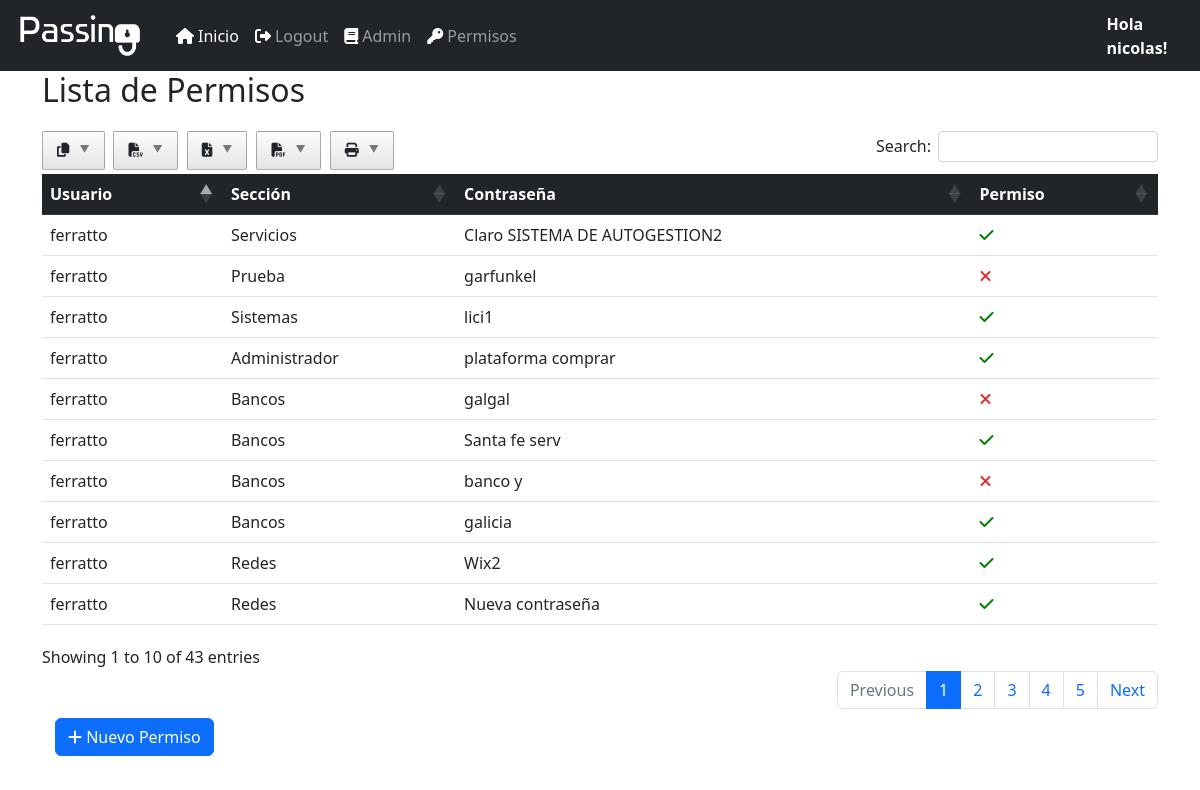
Before: /perm/permissionlist (signed in) with the older database file.
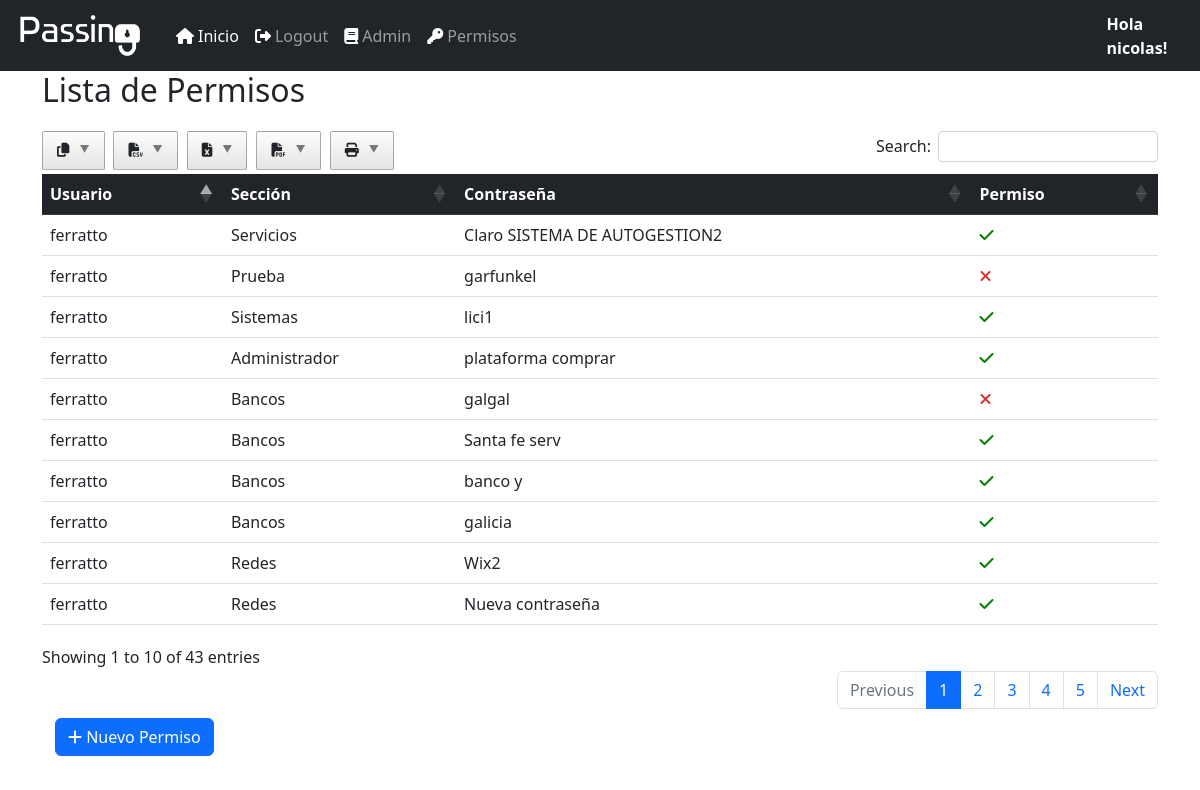
After: the same page with the newer database file.
### login/models.py (models this page shows)
class CustomUser(AbstractUser):
    avatar = models.ImageField(blank=True, null=True, upload_to='static/')
    position = models.CharField(max_length=80,null=True)

### permission/models.py (models this page shows, shortened)
class ContraPermission(models.Model):
    user_id = models.ForeignKey(CustomUser, on_delete=models.CASCADE)
    contra_id = models.ForeignKey(Contrasena, on_delete=models.CASCADE)
    permission = models.CharField(max_length=20, null=True)
    perm_active = models.BooleanField(default = True)
    created = models.DateTimeField(auto_now=True)
    updated = models.DateTimeField(auto_now_add=True)

### passbase/models.py (models this page shows, shortened)
class Contrasena(models.Model):
    nombre_contra = models.CharField(max_length=50, unique=True)
    seccion = models.ForeignKey(SeccionContra, on_delete=models.CASCADE)
    link = models.CharField(max_length=265)
    usuario = models.CharField(max_length=60)
    contraseña = models.CharField(max_length=60)
    actualizacion= models.IntegerField(default=30) #la contraseña pedirá cambio cada x dias de este campo
    info = models.CharField(max_length=260)
    active = models.BooleanField(default=True)
    created = models.DateTimeField(auto_now=True)
    updated = models.DateTimeField(auto_now_add=True)

class SeccionContra(models.Model):
    nombre_seccion = models.CharField(max_length=50)
    active = models.BooleanField(default=True)
    created = models.DateTimeField(auto_now=True)
    updated = models.DateTimeField(auto_now_add=True)
    def __str__(self):
        return self.nombre_seccion

### permission/views.py (the view)
# urls.py: path('permissionlist',PermissionListView.as_view(), name='permissionlist'),
@method_decorator(user_passes_test(is_administrator), name='dispatch') #no permite ingreso si no es superuser
class PermissionListView(ListView):
    model = ContraPermission
    template_name = 'listpermission.html'
    def get_context_data(self, **kwargs):
        context = super().get_context_data(**kwargs)
        context['title'] = 'Lista de Permisos'
        return context
    def get_queryset(self):
        permisos =  ContraPermission.objects.all().order_by('-user_id', '-contra_id__seccion')
        return permisos

### permission/views.py (called while the page is built)
def is_administrator(user):
    return user.is_superuser

### templates/listpermission.html (shortened to what this page needs)
<!DOCTYPE html>
{% extends 'base.html'%}
{% load static %}
{% block head %}
<link rel="stylesheet" href="{% static 'lib/datatables-1.13.1/css/dataTables.bootstrap5.min.css' %}">
<link rel="stylesheet" href="{% static 'lib\DataTables-1.13.1\Buttons-2.4.2\css\buttons.dataTables.min.css'%}">
<link rel="stylesheet" href="{% static 'lib\DataTables-1.13.1\Buttons-2.4.2\css\buttons.bootstrap5.min.css'%}">
<link rel="stylesheet" href="{% static 'lib/datatables-1.13.1/plugins/responsive-2.4.0/css/responsive.bootstrap5.min.css' %}">
{% endblock %}
{% block content %}
<body>
<div class="container" style="height: 60px;">
    <h2>{{title}}</h2>
</div>
    <div class="container">
            <table class="table" id="data">
                <thead class="table-dark">
                    <tr >
                        <th scope="col">Usuario</th>
                        <th scope="col">Sección</th>
                        <th scope="col">Contraseña</th>
                        <th scope="col">Permiso</th>
                    </tr>
                </thead>
                <tbody>
                    {% for perm in object_list %}
                    <tr>
                        <td>{{ perm.user_id }}</td>
                        <td>{{ perm.contra_id.seccion}}</td>
                        <td>{{ perm.contra_id.nombre_contra }}</td>
                        {% if perm.permission == 'True' %}
                        <td> <i class="fas fa-check" style = 'color:green;' value='Si'></i> </td>
                        {% else %}
                        <td> <i class="fa-solid fa-xmark" style = 'color:rgb(216, 48, 48);'value='No'></i> </td>
                        {% endif %}
                    </tr>
                    {% endfor %}
                </tbody>
            </table>
            <div>
                <button class="btn">
                    <a class="btn btn-primary btn-flat" href = {% url "permissionform1" %}>
                    <i class="fas fa-plus"></i> Nuevo Permiso </a>
                </button>
            </div>
    </div>
{% endblock %}

### templates/base.html (shortened to what this page needs)
<html>
        <head>
            {% load static %}
                <link rel="stylesheet" href="{% static 'lib/bootstrap-5.2.2-dist/css/bootstrap.min.css'%}"></link>
           {% block head %}
            {% endblock %}
        </head>
        <body>
    <div class="">
           <nav class="navbar navbar-expand-lg navbar-dark bg-dark">
            <div class="container-fluid">
              <a class="navbar-brand" href="#"><img src="{% static 'Passing2.png' %}" width="140px" height="45px"></a>
              <div class="collapse navbar-collapse" id="navbarColor02">
                <ul class="navbar-nav ml-auto">
                  <li class="nav-item">
                    <a class="nav-link active" href={% url 'listpass' %}><i class="fa-solid fa-house" style="color:white">&nbsp;</i>Inicio
                    </a>
                  </li>
                  {% if request.user.is_authenticated %}
                  <li class="nav-item">
                    <a class="nav-link" href="{% url 'logout' %}"><i class="fa-solid fa-right-from-bracket" style="color:white">&nbsp;</i>Logout</a>
                  </li>
                  {%endif%}
                  <li class="nav-item">
                    <a class="nav-link" href="{% url 'config' %}"><i class="fa-solid fa-book" style="color:white">&nbsp;</i>Admin</a>
                  </li>
                  {% if request.user.is_superuser %}
                  <li class="nav-item">
                    <a class="nav-link" href="{% url 'permissionlist' %}"><i class="fa-solid fa-key" style="color:white">&nbsp;</i>Permisos</a>
                  </li>
                  {%endif%}
                    </div>
                {% if request.user.is_authenticated %}
              </div>
              <a class="nav-link" href="{% url 'profile' request.user.username %}" style="color:white"><b>Hola {{request.user}}!</b></a>
            </div>
            {%else%}
          </div>
          <a class="nav-link" href="{% url 'login' %}" style="color:white"><b>Hola {{request.user}}!</b></a>
        </div>
            {%endif%}
          {% block content %}
            {% endblock %}
          </body>
    </html>

Changed rows visible on the page:
changed ContraPermission "banco y": permission "False" → "True" (drawn)
